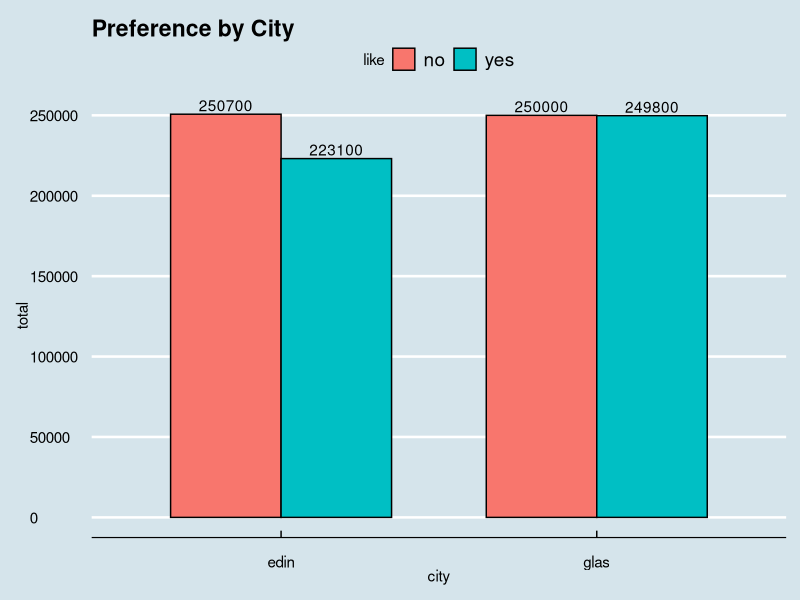
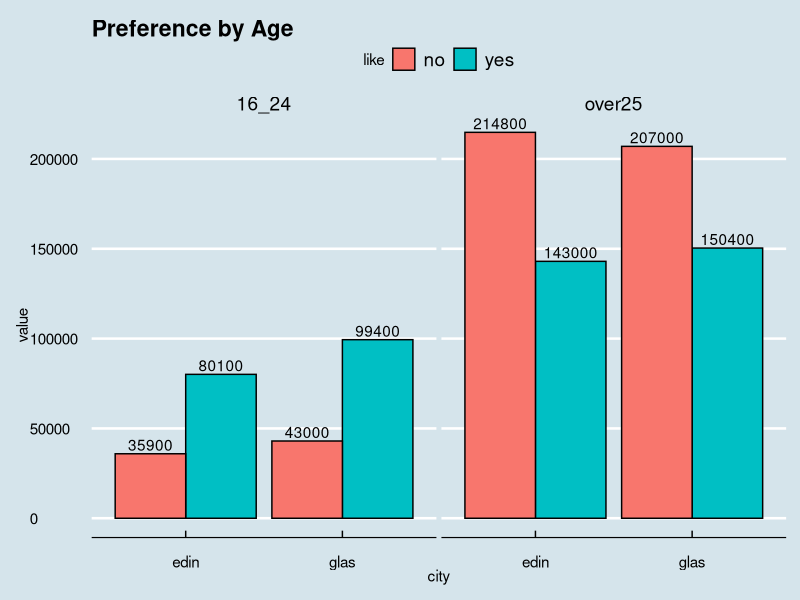
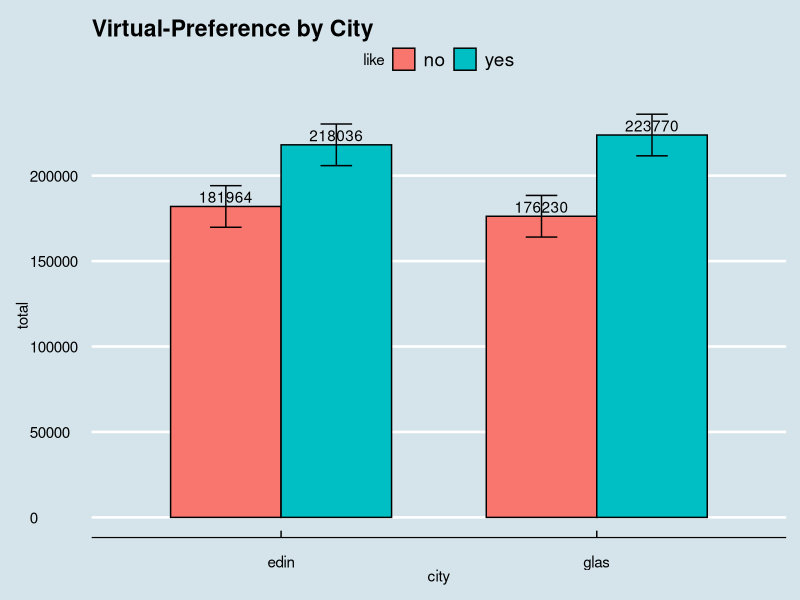

R code for these plots, in order:
## ---- chunk 1
messy<- read.table(header=T, text="
like edin16_24  edinover25  glas16_24  glasover25
yes  80100 143000 99400 150400
no   35900 214800 43000 207000
                 ")
messy
## ---- chunk 2
library(RColorBrewer)
library(ggthemes)
library(Hmisc)
library(tidyr)
library(dplyr)
library(ggplot2)
## ---- chunk 3

tidy<-messy %>%
        gather(key, value, edin16_24:glasover25) %>%
        separate(key,c("city", "age"), 4) 

tidy

## ---- chunk 4
general<- tidy%>%
        group_by(like)%>%
        summarise(sum=sum(value))
general

## ---- chunk 5
#preference by city
withoutage <- tidy%>%
        select(like,city, value)%>%
        group_by(city, like)%>%
        summarise(total=sum(value))
ggplot(withoutage, aes(x=city, y=total, ymax = max(total), fill=like)) + geom_bar(stat="identity",position="dodge",colour="black", width=0.7) +theme(strip.text.x = element_text(size=13,face="bold"))+ 
        ggtitle("Preference by City")+theme(plot.title = element_text(face="bold", size=20))+
        geom_text(aes(label=total), position=position_dodge(width=0.7), vjust=-0.25) + theme_economist()+scale_colour_economist()

## ---- chunk 6
#preference by age
ggplot(tidy, aes(x=city, y=value, ymax = max(value), fill=like)) + geom_bar(stat="identity", position="dodge",colour="black") + facet_grid(~ age)+ theme(strip.text.x = element_text(size=13,face="bold"))+
        ggtitle("Preference by Age")+theme(plot.title = element_text(face="bold", size=20))+
        geom_text(aes(label=value), position=position_dodge(width=0.9), vjust=-0.25) + theme_economist()+scale_colour_economist()
## ---- chunk 7
agegroup <- tidy%>%
        select(city, age, value)%>%
        group_by(city, age)%>%
        summarise(sum=sum(value))

(pteen_edin <- agegroup$sum[1]/(agegroup$sum[1]+agegroup$sum[2]))
(pteen_glas <- agegroup$sum[3]/(agegroup$sum[3]+agegroup$sum[4]))
## ---- chunk 8
newpoll <- read.table(text="
                      city age number
                      edin 16_24 200,000
                      edin over25 200,000
                      glas 16_24 200,000
                      glas over25 200,000", header=T)

#percentage of edinburgh and 16_24 age
e1 <- tidy%>%
        filter(city=="edin", age=="16_24")%>%
        mutate(percentage=value/sum(value))

#percentage of edinburgh and over25 age
e2<- tidy%>%
        filter(city=="edin", age=="over25")%>%
        mutate(percentage=value/sum(value))

#percentage of Glasglow and 16_24 age
g1<- tidy%>%
        filter(city=="glas", age=="16_24")%>%
        mutate(percentage=value/sum(value))

#percentage of Glasglow and over25 age
g2 <- tidy%>%
        filter(city=="glas", age=="over25")%>%
        mutate(percentage=value/sum(value))


newpoll <- rbind(e1,e2,g1,g2)
newpoll$virtual <- round(newpoll$percentage*200000)
newpoll <- select(newpoll, like, city, age, virtual)
newpoll


vg_city <- newpoll%>%
        select(like,city, virtual)%>%
        group_by(city, like)%>%
        summarise(total=sum(virtual))

#calculate standard error
stan_e <- function(x) sd(x)/sqrt(length(x))
se <- stan_e(vg_city$total)

ggplot(vg_city, aes(x=city, y=total, ymax = max(total), fill=like)) + 
        geom_bar(stat="identity" ,position="dodge",colour="black",width=0.7) + 
        theme_economist()+scale_colour_economist()+
        ggtitle("Virtual-Preference by City")+
        geom_text(aes(label=total), position=position_dodge(width=0.7), vjust=-0.3)+
        geom_errorbar(aes(ymin=total-se, ymax=total+se),
                  width=.2, position=position_dodge(.7))
